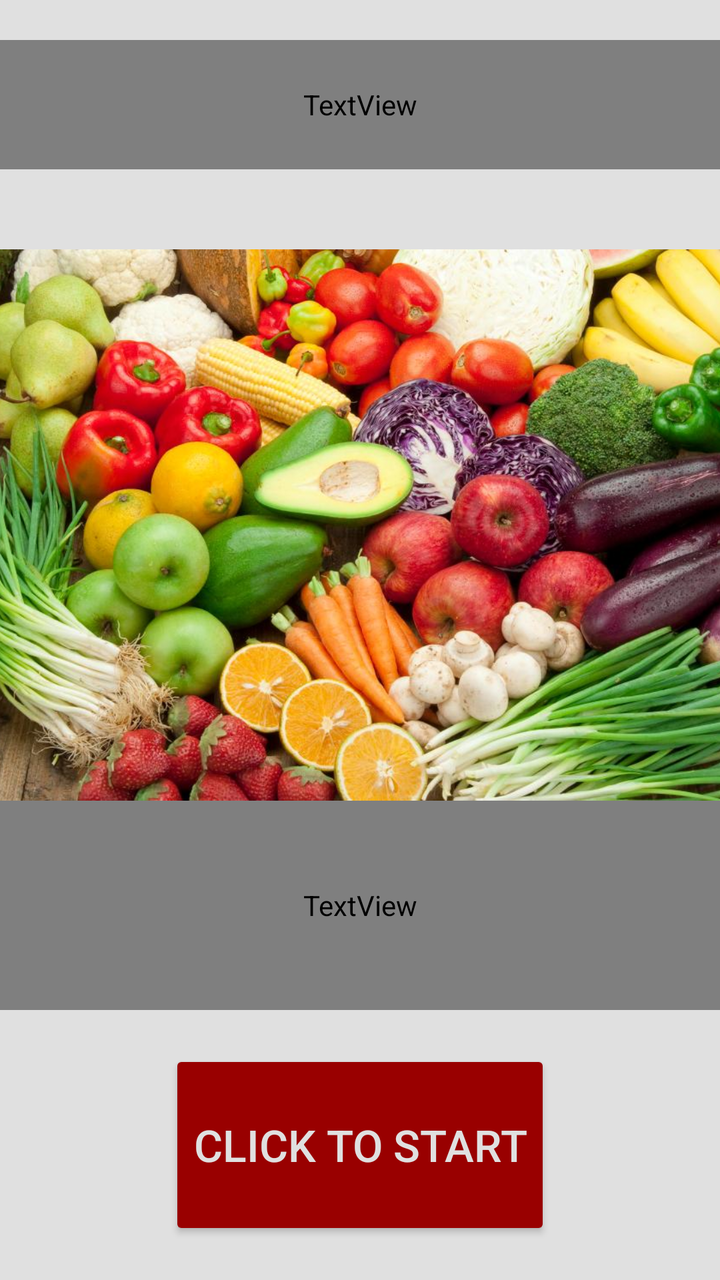
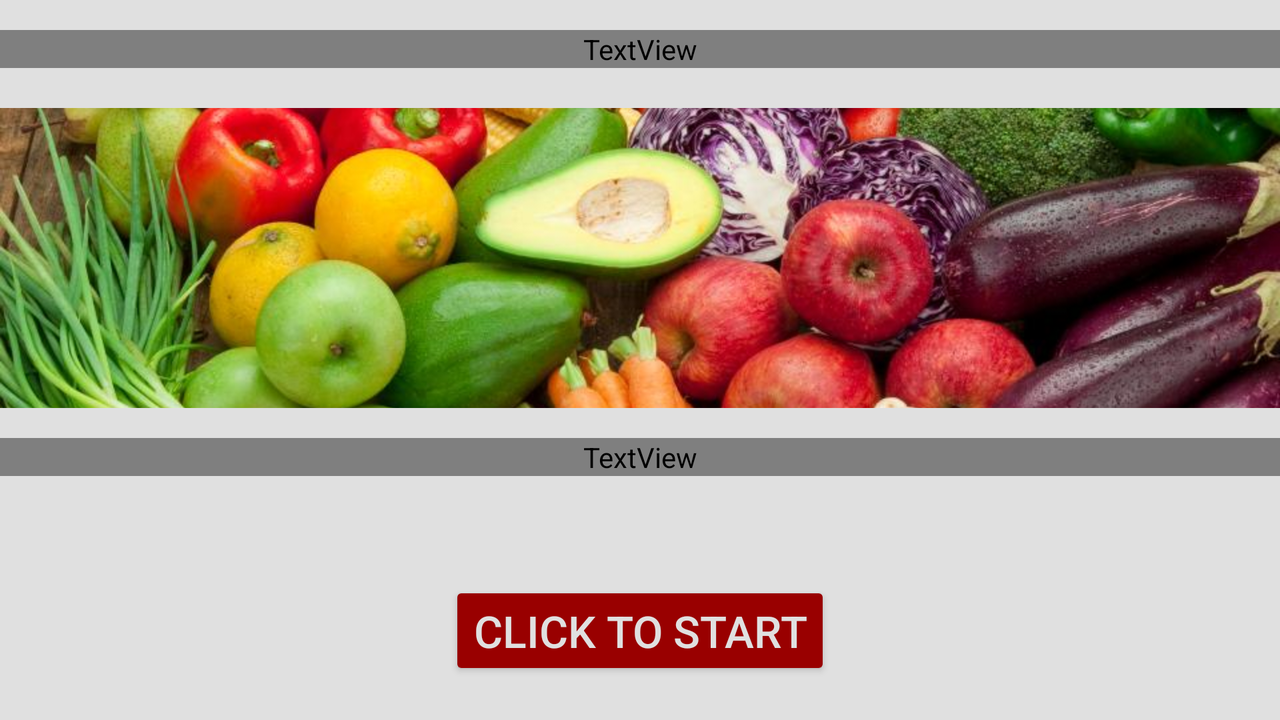

The same Android screen from two of the app's own layout files: first res/layout/ as a phone draws it, then the author's variant for another configuration, drawn on a device whose configuration selects that folder. Both files follow.
<!-- AndroidManifest.xml: application theme AppTheme -->
<!-- res/layout/activity_main.xml -->
<?xml version="1.0" encoding="utf-8"?>
<LinearLayout
    xmlns:android="http://schemas.android.com/apk/res/android"
    style="@style/MainPageLayout"
    >
    <TextView
        style="@style/Welcome"
        android:text="@string/welcome_to"
        android:layout_weight="1"/>

    <ImageView style="@style/MainPageImage"
        android:src="@drawable/fruit_or_veggie"
        android:layout_weight="1"/>


    <TextView
        android:layout_weight="1"
        style="@style/Info"
        android:text="@string/info" />

    <Button
        style="@style/StartButton"
        android:onClick="start"
        android:text="@string/click_to_start"
        android:layout_weight="1"/>
</LinearLayout>
<!-- resources referenced by this layout -->
<resources>
  <string name="click_to_start">Click to Start</string>
  <string name="info">Through this quiz your knowledge about fruits and vegetables will be tested!\n Good Luck!</string>
  <string name="welcome_to">Fruit or Veggie?</string>
  <style name="MainPageImage">
          <item name="android:scaleType">centerCrop</item>
          <item name="android:layout_width">match_parent</item>
          <item name="android:layout_height">@dimen/image_height</item>
          <item name="android:paddingTop">@dimen/image_padding_top</item>
      </style>
  <style name="MainPageLayout">
          <item name="android:layout_width">match_parent</item>
          <item name="android:layout_height">match_parent</item>
          <item name="android:orientation">vertical</item>
      </style>
  <style name="StartButton">
          <item name="android:layout_marginTop">@dimen/start_margin_top</item>
          <item name="android:layout_margin">@dimen/start_margin</item>
          <item name="android:layout_height">wrap_content</item>
          <item name="android:layout_width">wrap_content</item>
          <item name="android:textSize">@dimen/start_font_size</item>
          <item name="android:textColor">@color/windowBackground</item>
          <item name="android:backgroundTint">@color/colorAccent</item>
          <item name="android:layout_gravity">center_horizontal</item>
          <item name="android:layout_marginBottom">@dimen/start_margin</item>
          <item name="android:layout_weight">1</item>
  
      </style>
  <style name="Welcome">
          <item name="android:layout_height">wrap_content</item>
          <item name="android:gravity">center</item>
          <item name="android:layout_width">match_parent</item>
          <item name="android:textAllCaps">true</item>
          <item name="android:textColor">@color/textColorPrimary</item>
          <item name="android:fontFamily">serif-sans-light</item>
          <item name="android:textStyle">bold</item>
          <item name="android:textSize">@dimen/welcome_font_size</item>
          <item name="android:layout_marginTop">@dimen/welcome_margin_top</item>
          <item name="android:layout_marginBottom">@dimen/welcome_margin_bottom</item>
      </style>
  <style name="AppTheme" parent="Theme.AppCompat.Light.NoActionBar">
          
          <item name="colorAccent">@color/colorAccent</item>
          <item name="android:colorBackground">@color/windowBackground</item>
          <item name="colorPrimaryDark">@color/colorPrimaryDark</item>
          <item name="colorPrimary">@color/colorPrimary</item>
      </style>
  <dimen name="info_font_size">18sp</dimen>
  <color name="dark_grey">#424242</color>
  <dimen name="info_padding_right">10dp</dimen>
  <dimen name="info_padding_left">10dp</dimen>
  <dimen name="info_padding_top">20dp</dimen>
  <dimen name="info_padding_bottom">20dp</dimen>
  <dimen name="image_height">250dp</dimen>
  <dimen name="image_padding_top">20dp</dimen>
  <dimen name="start_margin_top">20dp</dimen>
  <dimen name="start_margin">20dp</dimen>
  <dimen name="start_font_size">22sp</dimen>
  <color name="windowBackground">#e0e0e0</color>
  <color name="colorAccent">#990000</color>
  <color name="textColorPrimary">#000000</color>
  <dimen name="welcome_font_size">40sp</dimen>
  <dimen name="welcome_margin_top">20dp</dimen>
  <dimen name="welcome_margin_bottom">20dp</dimen>
  <color name="colorPrimaryDark">#616161</color>
  <color name="colorPrimary">#9e9e9e</color>
</resources>
<!-- res/layout-land/activity_main.xml (the author's variant of the layout above) -->
<!-- drawn on the phone turned sideways -->
<?xml version="1.0" encoding="utf-8"?>
<RelativeLayout xmlns:android="http://schemas.android.com/apk/res/android"
    style="@style/RelativeLayout">
    <TextView
        style="@style/WelcomeForLand"
        android:text="@string/welcome_to"
        android:id="@+id/welcome"
        />
    <ImageView
        style="@style/MainPageImageLand"
        android:src="@drawable/fruit_or_veggie"
        android:id="@+id/main_image"
        android:layout_below="@id/welcome"/>
    <TextView
        android:id="@+id/info"
        style="@style/InfoLand"

        android:text="@string/info"
        android:layout_below="@id/main_image"/>
    <Button
        style="@style/StartButton"
        android:onClick="start"
        android:text="@string/click_to_start"
        android:layout_alignParentBottom="true"
        android:layout_centerInParent="true"/>
</RelativeLayout>
<!-- resources referenced by the variant -->
<!-- as the phone turned sideways resolves them -->
<resources>
  <!-- drawable fruit_or_veggie: jpg bitmap (drawable, 128541 bytes) -->
  <string name="click_to_start">Click to Start</string>
  <string name="info">Through this quiz your knowledge about fruits and vegetables will be tested!\n Good Luck!</string>
  <string name="welcome_to">Fruit or Veggie?</string>
  <style name="InfoLand">
          <item name="android:textSize">@dimen/info_l_font_size</item>
          <item name="android:layout_width">match_parent</item>
          <item name="android:gravity">center</item>
          <item name="android:layout_height">wrap_content</item>
          <item name="android:textColor">@color/dark_grey</item>
          <item name="android:layout_marginTop">@dimen/info_l_margin_top</item>
          <item name="android:textStyle">italic</item>
          <item name="android:fontFamily">serif-sans-light</item>
          <item name="android:layout_marginBottom">@dimen/info_l_margin_bottom</item>
      </style>
  <style name="MainPageImageLand">
          <item name="android:scaleType">centerCrop</item>
          <item name="android:layout_width">match_parent</item>
          <item name="android:layout_height">@dimen/image_l_height</item>
          <item name="android:paddingTop">@dimen/image_padding_top</item>
      </style>
  <style name="RelativeLayout">
          <item name="android:layout_width">match_parent</item>
          <item name="android:layout_height">match_parent</item>
      </style>
  <style name="StartButton">
          <item name="android:layout_marginTop">@dimen/start_margin_top</item>
          <item name="android:layout_margin">@dimen/start_margin</item>
          <item name="android:layout_height">wrap_content</item>
          <item name="android:layout_width">wrap_content</item>
          <item name="android:textSize">@dimen/start_font_size</item>
          <item name="android:textColor">@color/windowBackground</item>
          <item name="android:backgroundTint">@color/colorAccent</item>
          <item name="android:layout_gravity">center_horizontal</item>
          <item name="android:layout_marginBottom">@dimen/start_margin</item>
          <item name="android:layout_weight">1</item>
  
      </style>
  <style name="WelcomeForLand">
          <item name="android:layout_marginTop">@dimen/welcome_l_margin_top</item>
          <item name="android:layout_marginBottom">@dimen/welcome_margin_bottom</item>
          <item name="android:textSize">@dimen/welcome_l_font_size</item>
          <item name="android:layout_width">match_parent</item>
          <item name="android:gravity">center</item>
          <item name="android:layout_height">wrap_content</item>
          <item name="android:textAllCaps">true</item>
          <item name="android:textColor">@color/textColorPrimary</item>
          <item name="android:fontFamily">serif-sans-light</item>
          <item name="android:textStyle">bold</item>
      </style>
  <style name="AppTheme" parent="Theme.AppCompat.Light.NoActionBar">
          
          <item name="colorAccent">@color/colorAccent</item>
          <item name="android:colorBackground">@color/windowBackground</item>
          <item name="colorPrimaryDark">@color/colorPrimaryDark</item>
          <item name="colorPrimary">@color/colorPrimary</item>
      </style>
  <dimen name="info_l_font_size">18sp</dimen>
  <color name="dark_grey">#424242</color>
  <dimen name="info_l_margin_top">15dp</dimen>
  <dimen name="info_l_margin_bottom">15dp</dimen>
  <dimen name="image_l_height">150dp</dimen>
  <dimen name="image_padding_top">20dp</dimen>
  <dimen name="start_margin_top">20dp</dimen>
  <dimen name="start_margin">20dp</dimen>
  <dimen name="start_font_size">22sp</dimen>
  <color name="windowBackground">#e0e0e0</color>
  <color name="colorAccent">#990000</color>
  <dimen name="welcome_l_margin_top">15dp</dimen>
  <dimen name="welcome_margin_bottom">20dp</dimen>
  <dimen name="welcome_l_font_size">30sp</dimen>
  <color name="textColorPrimary">#000000</color>
  <color name="colorPrimaryDark">#616161</color>
  <color name="colorPrimary">#9e9e9e</color>
</resources>
